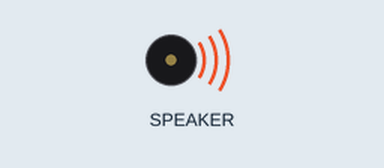
The program below on a simulated Circuit Playground running CircuitPython. Shown: buzzer (waves = sounding). Audio playback is drawn as a buzzer.

Above: at 0.5 s.
At 2.5 s:
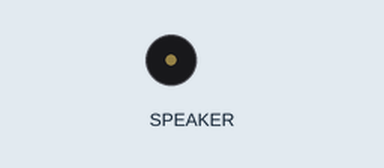
Timing chart, 0 to 5.2 s (numbered marks = the images above):
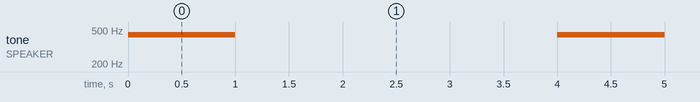

Measured:
- by itself, tone on SPEAKER: alternates 440 Hz for 1.0 s and silent for 3.0 s

The program:

1766.py
```python
import time
import board
import analogio
# from progspace_room import Room
from adafruit_circuitplayground import cp

# room = Room(use_debug=True)

while True:
    # while room.connected():
    while True:
        cp.play_file("oh.wav")
        time.sleep(3)
```
